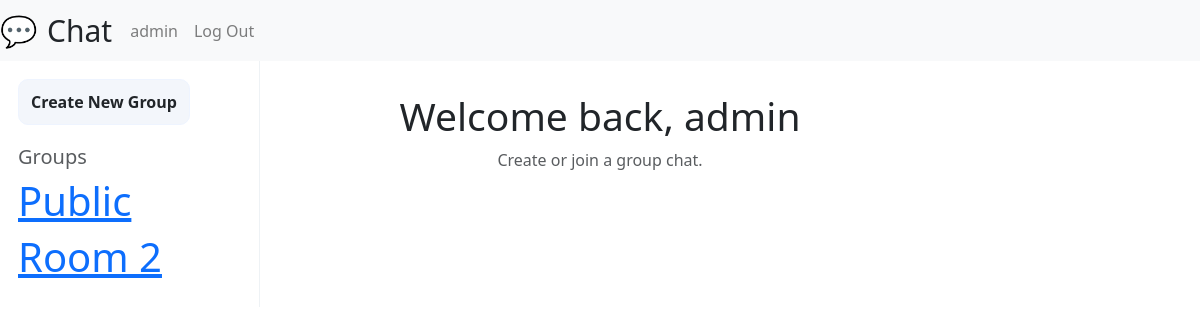
/ (signed in), run on an earlier commit of the app's database.
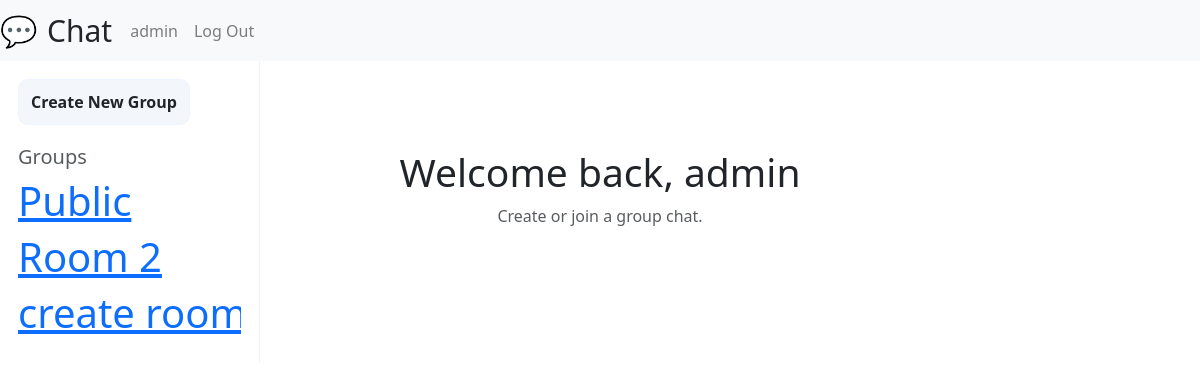
And on a later commit of the database.
### chat/models.py (models this page shows, shortened)
class Room(models.Model):
    name = models.CharField(max_length=50, blank=True, null=True)
    is_private = models.BooleanField(default=False)
    participants = models.ManyToManyField(User, related_name='chat_rooms')
    created_at = models.DateTimeField(auto_now_add=True)

### chat/views.py (the view)
# urls.py: path("", views.index, name='index'),
@csrf_exempt
def index(request):
    if request.user.is_authenticated:
        if request.method == "POST":
            form = RoomForm(request.POST)
            if form.is_valid():
                room = form.save()
                room.participants.add(request.user)
                return redirect("room", room_name=room.name)
        else:
            form = RoomForm()   # ✅ this now works fine
        return render(request, "chat/index.html", {
            "rooms": Room.objects.filter(participants=request.user),
            "form": form,
        })
    else:
        return HttpResponseRedirect(reverse("login"))

### chat/templates/chat/index.html (shortened to what this page needs)
{% extends "chat/layout.html" %}
{% load static %}
{% block body %}
    <aside class="sidebar" aria-label="sidebar">
        <div style="display:flex;gap:8px">
            <button class="btn" id="newGroupBtn">Create New Group</button>
        </div>
        {% if user.is_authenticated %}
        <div class="chats" id="chatList" role="list">
            <h5 class="text-muted">Groups</h5>
            {% for room in rooms %}
            <h1><a href="{% url 'room' room.name %}"  style="white-space: nowrap;">{{room.name}}</a></h1>
            {% endfor %}
            {% endif %}
        </div>
    </aside>
    <main class="main">
        <section class="welcome" aria-labelledby="welcomeTitle">
        <h1 id="welcomeTitle">Welcome back, {{user.username}}</h1>
        <p class="text-muted">Create or join a group chat.</p>
        </section>
    </main>
{% endblock %}

What changed in the data, as far as the page shows it:
added Room: name "create…"
